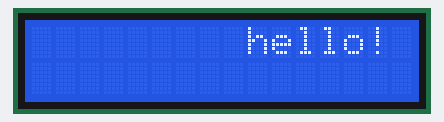
This sketch was run on a simulated Arduino Uno, built with avr-gcc and run on an emulated ATmega328P. Shown: 16×2 character LCD.

Above: at 0.16 s.
At 0.96 s:
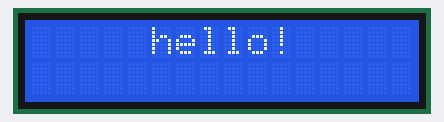
At 1.56 s:
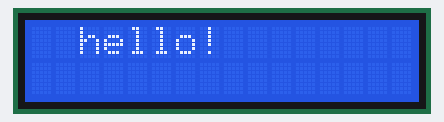
At 3.1 s:
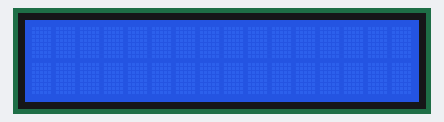
At 6.97 s:
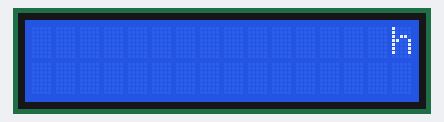
At 8.77 s:
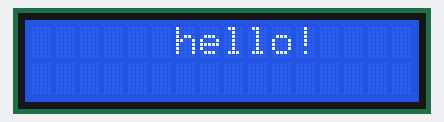

The sketch:

ch10_2_move_LCD.ino
```cpp
#include <LiquidCrystal.h>
LiquidCrystal lcd(8,9,10,4,5,6,7);
void setup()
{
   lcd.begin(16,2);
}
void loop()
{
  lcd.setCursor(10,0);
  lcd.print("hello!");
  for(int i=0;i<10;i++)
  {
    lcd.scrollDisplayLeft();
    delay(200);
  }
}
```

Measured:
- by itself, everything shown: repeats every 8.0 s, in 22 steps
- what the display in image 3 shows lasts 3.8 s, from 3.1 s to 6.9 s
